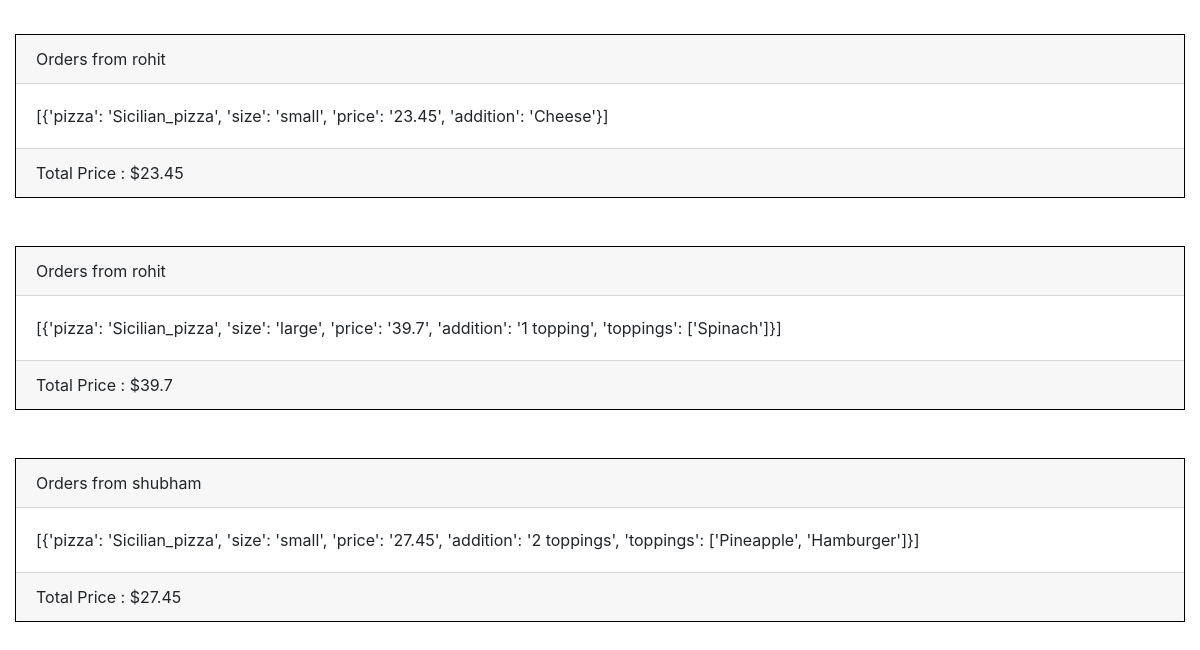
Page /placeorder (signed in, lower part) on the earlier database version.
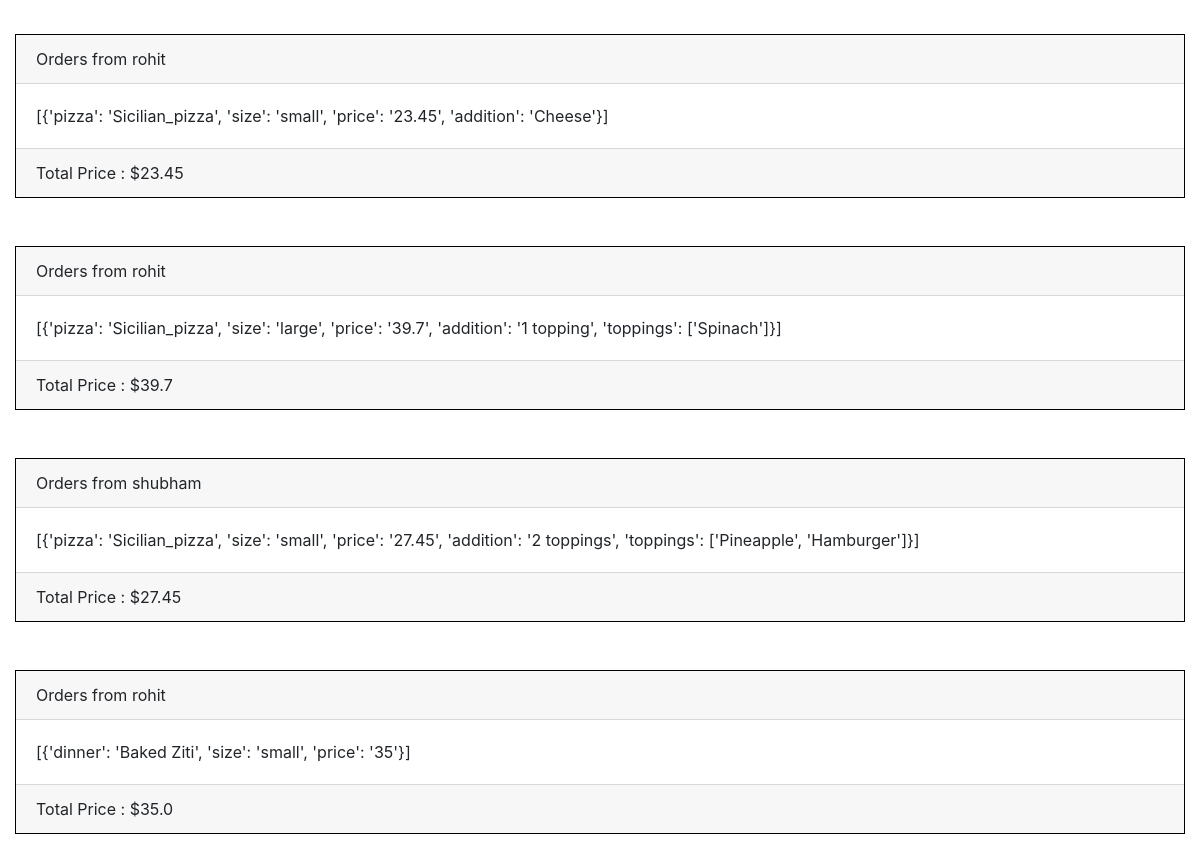
Same page on the later database version.
### orders/models.py (models this page shows)
class PlaceOrder(models.Model):
    item = models.TextField()
    price = models.FloatField(max_length=5)
    user = models.CharField(max_length=50)

### orders/views.py (the view)
# urls.py: path("placeorder", views.placeorder, name="placeorder"),
def placeorder(request):
    if not (request.user.is_superuser):
        raise Http404()
    orders = list(PlaceOrder.objects.all())
    return render(request, "orders/placeorder.html", {"orders": orders})

### orders/templates/orders/placeorder.html (shortened to what this page needs)
{% extends 'orders/base.html' %}
{% block head %}
<link rel="stylesheet" href="https://maxcdn.bootstrapcdn.com/bootstrap/4.1.3/css/bootstrap.min.css">
{% endblock %}
{% block body %}
{% for i in orders %}
<div class="body" style="border:1px solid black;">
<div class="card-header">
Orders from {{ i.user }}
</div>
<div class="card-body">
{{ i.item }}
</div>
<div class="card-footer">
Total Price : ${{ i.price }}
</div>
</div>
<br><br>
{% endfor %}
{% endblock %}

### orders/templates/orders/base.html (shortened to what this page needs)
<!DOCTYPE html>
<html lang="en">
<head>
{% block head %}{% endblock %}
</head>
<body style="margin:10px; padding:5px">
{% block body %}
{% endblock %}
</body>
</html>

Differences in the rows shown:
added PlaceOrder: user "rohit", item "[{'dinner': 'Baked Ziti', 'size': 'small', 'price': '35'}]", price "35.0"
